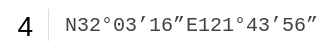
   <widget class="QFrame" name="frame_7">
    <property name="geometry">
     <rect>
      <x>140</x>
      <y>330</y>
      <width>331</width>
      <height>51</height>
     </rect>
    </property>
    <property name="styleSheet">
     <string notr="true">QFrame{
background: #FFFFFF;
border: 0px;
border-radius:5px;
}
QLineEdit{
font-family: Consolas;
font-size: 20px;
color: #424242;
background: rgb(0,0,0,0);
border:0px;
}
QLabel{
font-family: &quot;微软雅黑&quot;;
font-size: 20px;
color: #424242;
}</string>
    </property>
    <property name="frameShape">
     <enum>QFrame::StyledPanel</enum>
    </property>
    <property name="frameShadow">
     <enum>QFrame::Raised</enum>
    </property>
    <widget class="QFrame" name="frame_13">
     <property name="geometry">
      <rect>
       <x>48</x>
       <y>9</y>
       <width>1</width>
       <height>32</height>
      </rect>
     </property>
     <property name="styleSheet">
      <string notr="true">background: rgb(0, 0, 0, 0); 
border:1px solid #dfdfdf; </string>
     </property>
     <property name="frameShape">
      <enum>QFrame::StyledPanel</enum>
     </property>
     <property name="frameShadow">
      <enum>QFrame::Raised</enum>
     </property>
    </widget>
    <widget class="QLineEdit" name="lineEdit_lat_6">
     <property name="enabled">
      <bool>true</bool>
     </property>
     <property name="geometry">
      <rect>
       <x>63</x>
       <y>10</y>
       <width>131</width>
       <height>30</height>
      </rect>
     </property>
     <property name="font">
      <font>
       <family>Consolas</family>
       <pointsize>-1</pointsize>
      </font>
     </property>
     <property name="focusPolicy">
      <enum>Qt::ClickFocus</enum>
     </property>
     <property name="styleSheet">
      <string notr="true"/>
     </property>
     <property name="text">
      <string>N32°03’16”</string>
     </property>
     <property name="cursorMoveStyle">
      <enum>Qt::LogicalMoveStyle</enum>
     </property>
    </widget>
    <widget class="QLineEdit" name="lineEdit_lng_6">
     <property name="enabled">
      <bool>true</bool>
     </property>
     <property name="geometry">
      <rect>
       <x>180</x>
       <y>10</y>
       <width>141</width>
       <height>30</height>
      </rect>
     </property>
     <property name="font">
      <font>
       <family>Consolas</family>
       <pointsize>-1</pointsize>
      </font>
     </property>
     <property name="focusPolicy">
      <enum>Qt::StrongFocus</enum>
     </property>
     <property name="styleSheet">
      <string notr="true"/>
     </property>
     <property name="text">
      <string> E121°43’56”</string>
     </property>
    </widget>
    <widget class="QPushButton" name="pushButton_jia3_5">
     <property name="geometry">
      <rect>
       <x>0</x>
       <y>0</y>
       <width>51</width>
       <height>51</height>
      </rect>
     </property>
     <property name="font">
      <font>
       <pointsize>-1</pointsize>
      </font>
     </property>
     <property name="styleSheet">
      <string notr="true">QPushButton{
background-color: rgb(0,0,0,0);
border: none;
border-radius: 5px;
color: black;
font-familay : &quot;微软雅黑&quot;;
font-size: 28px;
}

QPushButton:clicked{
background-color: #EAEAEA;
border:none;
border-radius: 5px;
color: #FF8C00;
font-familay : &quot;微软雅黑&quot;;
font-size: 28px;
}

QPushButton:disabled{
border: 2px solid #C7C7C7;
border-radius: 5px;
color: #C7C7C7;
font-familay : &quot;微软雅黑&quot;;
font-size: 28px;
}

QPushButton:checked{
background-color: #FF8C00;
border: 0px;
border-radius: 5px;
color: #FFFFFF;
font-familay : &quot;微软雅黑&quot;;
font-size: 28px;
}</string>
     </property>
     <property name="text">
      <string>4</string>
     </property>
    </widget>
   </widget>
